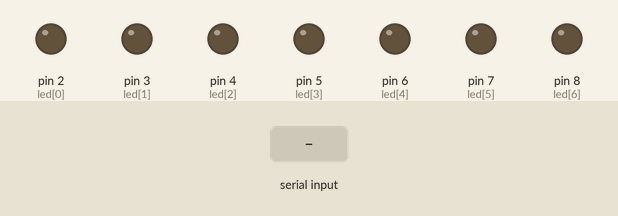
Bench run of a sketch on a simulated Arduino Uno, built with avr-gcc and run on an emulated ATmega328P. Parts: output pins drawn as LEDs (lit = HIGH). The inputs (shaded band) are chosen by the test bench.

Above: at 1.2 s.
1.3 s: "30,150\n" received over Serial
At 2.4 s:
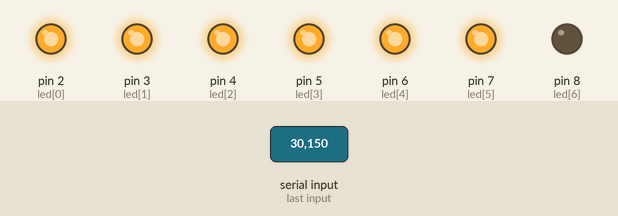
2.8 s: "90,45\n" received over Serial
At 3.2 s:
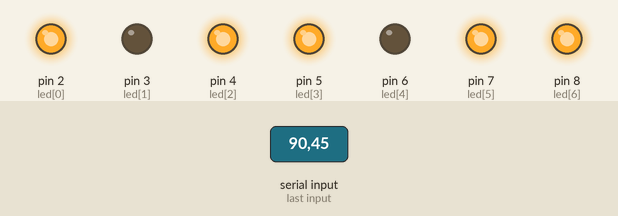
4.3 s: "1\n" received over Serial
At 5.3 s:
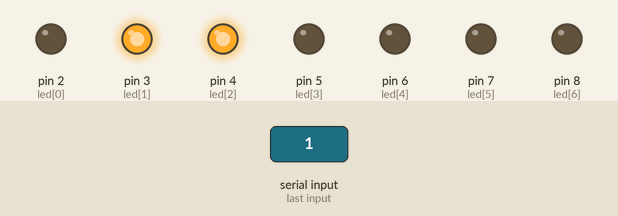
5.8 s: "90\n" received over Serial
At 6.4 s:
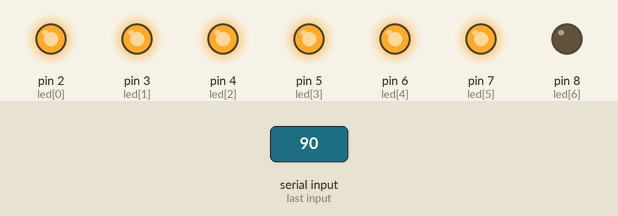
7.3 s: "200\n" received over Serial
8.8 s: "5\n" received over Serial
At 9.9 s:
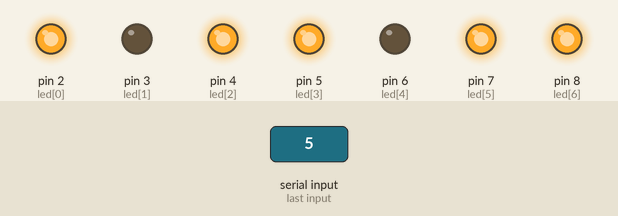
Timing chart, 0 to 11.3 s (numbered marks = the images above; inputs shaded):
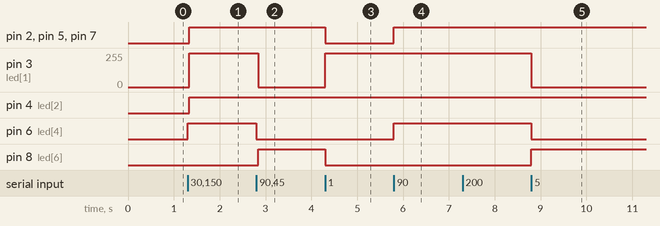

Measured:
- after the input at 1.3 s, pin 2 (led[0]), pin 4 (led[2]), pin 5 (led[3]), pin 6 (led[4]), pin 7 (led[5]): LOW → HIGH at once; pin 3 (led[1]): 0/255 → 255/255 at once
- after the input at 2.8 s, pin 3 (led[1]): 255/255 → 0/255 at once; pin 6 (led[4]): HIGH → LOW at once; pin 8 (led[6]): LOW → HIGH at once
- after the input at 4.3 s, pin 2 (led[0]), pin 5 (led[3]), pin 7 (led[5]), pin 8 (led[6]): HIGH → LOW at once; pin 3 (led[1]): 0/255 → 255/255 at once
- after the input at 5.8 s, pin 2 (led[0]), pin 5 (led[3]), pin 6 (led[4]), pin 7 (led[5]): LOW → HIGH at once
- after the input at 8.8 s, pin 3 (led[1]): 255/255 → 0/255 at once; pin 6 (led[4]): HIGH → LOW at once; pin 8 (led[6]): LOW → HIGH at once

The sketch:

5115_0.ino
```cpp
// p. 286
const unsigned int led[7] = { 2, 3, 4, 5, 6, 7, 8 };

const unsigned int num[10][7] = {
  { 1, 1, 1, 1, 1, 1, 0 }, /* 0 */
  { 0, 1, 1, 0, 0, 0, 0 }, /* 1 */
  { 1, 1, 0, 1, 1, 0, 1 }, /* 2 */
  { 1, 1, 1, 1, 0, 0, 1 }, /* 3 */
  { 0, 1, 1, 0, 0, 1, 1 }, /* 4 */
  { 1, 0, 1, 1, 0, 1, 1 }, /* 5 */
  { 1, 0, 1, 1, 1, 1, 1 }, /* 6 */
  { 1, 1, 1, 0, 0, 1, 0 }, /* 7 */
  { 1, 1, 1, 1, 1, 1, 1 }, /* 8 */
  { 1, 1, 1, 1, 0, 1, 1 }  /* 9 */
};

// p.274
void display_init() {
  for (int x = 0; x < 7; x++) {
    pinMode(led[x], OUTPUT);
  }
}

void display_clear() {
  for (int x = 0; x < 7; x++) {
    digitalWrite(led[x], LOW);
  }
}

void display_number(int n) {
  if (0 <= n && n <= 9) {
    for (int x = 0; x < 7; x++) {
      digitalWrite(led[x], num[n][x] == 1 ? HIGH : LOW);
    }
  }
}

void setup() {
  Serial.begin(115200);
  display_init();
}

void loop() {
  if (Serial.available()) {
    char userInput = Serial.read();
    if ('0' <= userInput && userInput <= '9') {
      int num = userInput - '0';

      display_clear();
      display_number(num);
    }
  }
}
```
